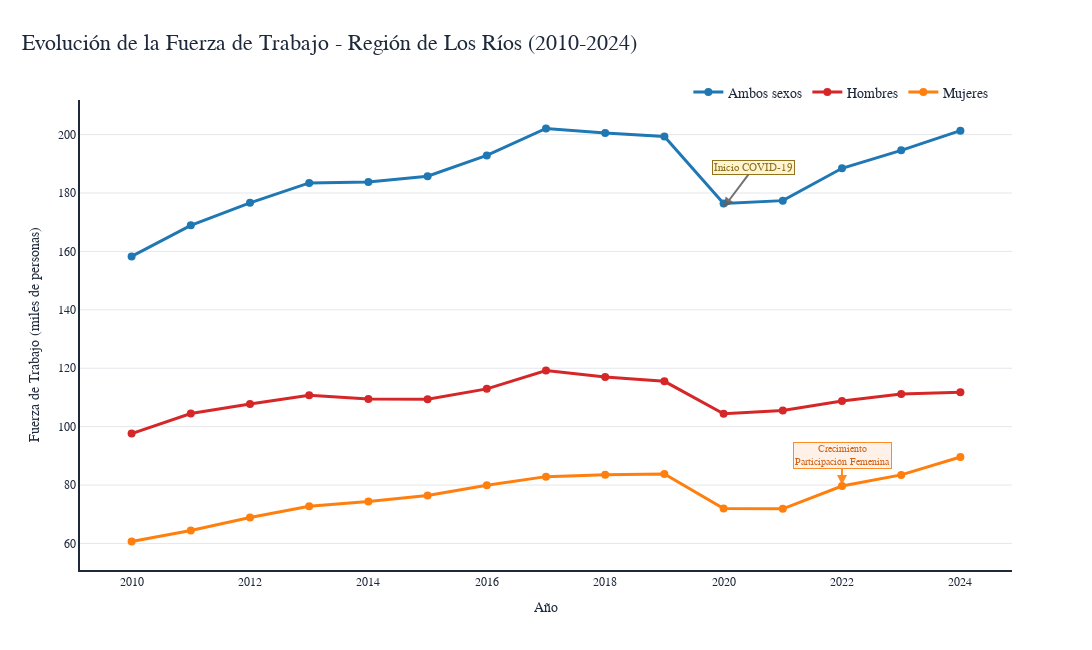

The notebook cell this image was saved under:
### Markdown cell above
## 📈 **4. Visualización I: Evolución Temporal de la Fuerza de Trabajo**

### Análisis de tendencias históricas por género (2010-2024)

Esta visualización presenta la **evolución temporal completa** de la fuerza de trabajo en Los Ríos, mostrando:

- 📊 **Tendencias por género**: Comparación entre hombres, mujeres y totales
- 🔍 **Eventos significativos**: Marcadores de impacto (COVID-19, cambios estructurales)
- 📈 **Interactividad**: Hover detallado y navegación temporal
- 🎯 **Insights clave**: Estadísticas resumidas y métricas principales

### Code cell
# EVOLUCIÓN TEMPORAL DE LA FUERZA DE TRABAJO - INTERACTIVO
print("📈 EVOLUCIÓN TEMPORAL DE LA FUERZA DE TRABAJO - LOS RÍOS")
print("=" * 60)

# Preparar datos para gráfico temporal
yearly_data = clean_data.groupby(['año', 'sexo'])['value'].mean().reset_index()

# Crear gráfico interactivo principal
fig = go.Figure()

# Agregar líneas para cada género con estilo The Economist
for sexo in ['Ambos sexos', 'Hombres', 'Mujeres']:
    data_sexo = yearly_data[yearly_data['sexo'] == sexo]
    
    fig.add_trace(go.Scatter(
        x=data_sexo['año'],
        y=data_sexo['value'],
        mode='lines+markers',
        name=sexo,
        line=dict(color=economist_colors_temporal[sexo], width=3),
        marker=dict(size=8, color=economist_colors_temporal[sexo]),
        hovertemplate=f'<b>{sexo}</b><br>' +
                      'Año: %{x}<br>' +
                      'Fuerza de Trabajo: %{y:.1f} miles<br>' +
                      '<extra></extra>'
    ))

# Agregar anotaciones importantes
fig.add_annotation(
    x=2020, y=175,
    text="Inicio COVID-19",
    showarrow=True,
    arrowhead=2,
    arrowsize=1,
    arrowwidth=2,
    arrowcolor="#636363",
    ax=30, ay=-40,
    bgcolor="#fff3cd",
    bordercolor="#856404",
    borderwidth=1,
    opacity=0.9,
    font=dict(family=font_config['family'], size=font_config['annotation_size'], color='#856404')
)

# Destacar el crecimiento en participación femenina
fig.add_annotation(
    x=2022, y=80,
    text="Crecimiento<br>Participación Femenina",
    showarrow=True,
    arrowhead=2,
    arrowsize=1,
    arrowwidth=2,
    arrowcolor="#ff7f0e",
    ax=0, ay=-30,
    bgcolor="#fff0e6",
    bordercolor="#ff7f0e",
    borderwidth=1,
    opacity=0.9,
    font=dict(family=font_config['family'], size=10, color='#cc5500')
)

# Aplicar estilo The Economist
fig.update_layout(
    title={
        'text': 'Evolución de la Fuerza de Trabajo - Región de Los Ríos (2010-2024)',
        'x': 0.02,
        'font': {'size': font_config['title_size'], 'family': font_config['family'], 'color': font_config['color']},
        'xanchor': 'left'
    },
    xaxis_title='Año',
    yaxis_title='Fuerza de Trabajo (miles de personas)',
    hovermode='x unified',
    width=1100,
    height=650,
    showlegend=True,
    legend=dict(
        orientation="h",
        yanchor="top",
        y=1.05,
        xanchor="right",
        x=0.98,
        bgcolor="rgba(255,255,255,0.85)",
        bordercolor="rgba(0,0,0,0)",
        borderwidth=0,
        font=dict(family=font_config['family'], color=font_config['color'], size=font_config['legend_size'])
    ),
    plot_bgcolor=layout_config['plot_bgcolor'],
    paper_bgcolor=layout_config['paper_bgcolor'],
    font=dict(family=font_config['family'], color=font_config['color']),
    xaxis=dict(
        title=dict(font=dict(family=font_config['family'], color=font_config['color'], size=font_config['axis_size'])),
        tickfont=dict(family=font_config['family'], color=font_config['color'], size=12),
        showgrid=False,
        gridcolor=layout_config['grid_color'],
        gridwidth=1,
        showline=True,
        linecolor=layout_config['line_color'],
        linewidth=2,
        tick0=2010,
        dtick=2
    ),
    yaxis=dict(
        title=dict(font=dict(family=font_config['family'], color=font_config['color'], size=font_config['axis_size'])),
        tickfont=dict(family=font_config['family'], color=font_config['color'], size=12),
        showgrid=True,
        gridcolor=layout_config['grid_color'],
        gridwidth=1,
        showline=True,
        linecolor=layout_config['line_color'],
        linewidth=2
    )
)

# Mostrar gráfico
fig.show()

print("\n✅ Gráfico de evolución temporal generado exitosamente")

### Figure 1 — Plotly figure (JSON) as saved in the notebook; plotly's stock layout.template omitted (floating-point values rounded to 4 significant figures)
{"data": [{"hovertemplate": "<b>Ambos sexos</b><br>Año: %{x}<br>Fuerza de Trabajo: %{y:.1f} miles<br><extra></extra>", "line": {"color": "#1f77b4", "width": 3}, "marker": {"color": "#1f77b4", "size": 8}, "mode": "lines+markers", "name": "Ambos sexos", "type": "scatter", "x": [2010, 2011, 2012, 2013, 2014, 2015, 2016, 2017, 2018, 2019, 2020, 2021, 2022, 2023, 2024], "y": [158.3, 168.9, 176.6, 183.5, 183.8, 185.7, 192.9, 202.1, 200.6, 199.3, 176.4, 177.4, 188.5, 194.6, 201.3]}, {"hovertemplate": "<b>Hombres</b><br>Año: %{x}<br>Fuerza de Trabajo: %{y:.1f} miles<br><extra></extra>", "line": {"color": "#d62728", "width": 3}, "marker": {"color": "#d62728", "size": 8}, "mode": "lines+markers", "name": "Hombres", "type": "scatter", "x": [2010, 2011, 2012, 2013, 2014, 2015, 2016, 2017, 2018, 2019, 2020, 2021, 2022, 2023, 2024], "y": [97.62, 104.5, 107.8, 110.7, 109.4, 109.4, 112.9, 119.2, 117.0, 115.5, 104.4, 105.5, 108.8, 111.1, 111.7]}, {"hovertemplate": "<b>Mujeres</b><br>Año: %{x}<br>Fuerza de Trabajo: %{y:.1f} miles<br><extra></extra>", "line": {"color": "#ff7f0e", "width": 3}, "marker": {"color": "#ff7f0e", "size": 8}, "mode": "lines+markers", "name": "Mujeres", "type": "scatter", "x": [2010, 2011, 2012, 2013, 2014, 2015, 2016, 2017, 2018, 2019, 2020, 2021, 2022, 2023, 2024], "y": [60.67, 64.46, 68.86, 72.71, 74.34, 76.39, 79.92, 82.88, 83.56, 83.81, 71.99, 71.87, 79.67, 83.48, 89.59]}], "layout": {"annotations": [{"arrowcolor": "#636363", "arrowhead": 2, "arrowsize": 1, "arrowwidth": 2, "ax": 30, "ay": -40, "bgcolor": "#fff3cd", "bordercolor": "#856404", "borderwidth": 1, "font": {"color": "#856404", "family": "Georgia, serif", "size": 11}, "opacity": 0.9, "showarrow": true, "text": "Inicio COVID-19", "x": 2020, "y": 175}, {"arrowcolor": "#ff7f0e", "arrowhead": 2, "arrowsize": 1, "arrowwidth": 2, "ax": 0, "ay": -30, "bgcolor": "#fff0e6", "bordercolor": "#ff7f0e", "borderwidth": 1, "font": {"color": "#cc5500", "family": "Georgia, serif", "size": 10}, "opacity": 0.9, "showarrow": true, "text": "Crecimiento<br>Participación Femenina", "x": 2022, "y": 80}], "font": {"color": "#1e293b", "family": "Georgia, serif"}, "height": 650, "hovermode": "x unified", "legend": {"bgcolor": "rgba(255,255,255,0.85)", "bordercolor": "rgba(0,0,0,0)", "borderwidth": 0, "font": {"color": "#1e293b", "family": "Georgia, serif", "size": 14}, "orientation": "h", "x": 0.98, "xanchor": "right", "y": 1.05, "yanchor": "top"}, "paper_bgcolor": "white", "plot_bgcolor": "white", "showlegend": true, "title": {"font": {"color": "#1e293b", "family": "Georgia, serif", "size": 22}, "text": "Evolución de la Fuerza de Trabajo - Región de Los Ríos (2010-2024)", "x": 0.02, "xanchor": "left"}, "width": 1100, "xaxis": {"dtick": 2, "gridcolor": "#e5e7eb", "gridwidth": 1, "linecolor": "#1e293b", "linewidth": 2, "showgrid": false, "showline": true, "tick0": 2010, "tickfont": {"color": "#1e293b", "family": "Georgia, serif", "size": 12}, "title": {"font": {"color": "#1e293b", "family": "Georgia, serif", "size": 14}, "text": "Año"}}, "yaxis": {"gridcolor": "#e5e7eb", "gridwidth": 1, "linecolor": "#1e293b", "linewidth": 2, "showgrid": true, "showline": true, "tickfont": {"color": "#1e293b", "family": "Georgia, serif", "size": 12}, "title": {"font": {"color": "#1e293b", "family": "Georgia, serif", "size": 14}, "text": "Fuerza de Trabajo (miles de personas)"}}}}
